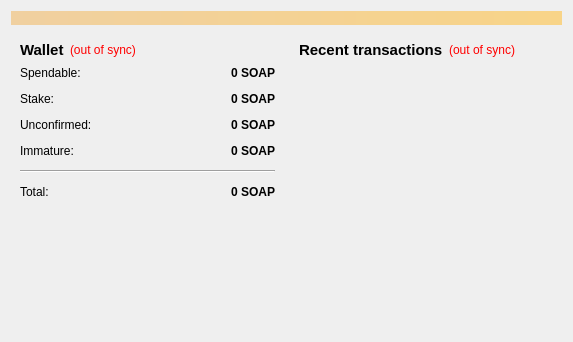
<?xml version="1.0" encoding="UTF-8"?>
<ui version="4.0">
 <class>OverviewPage</class>
 <widget class="QWidget" name="OverviewPage">
  <property name="geometry">
   <rect>
    <x>0</x>
    <y>0</y>
    <width>573</width>
    <height>342</height>
   </rect>
  </property>
  <property name="windowTitle">
   <string>Form</string>
  </property>
  <layout class="QVBoxLayout" name="topLayout">
   <item>
    <widget class="QLabel" name="labelAlerts">
     <property name="visible">
      <bool>false</bool>
     </property>
     <property name="styleSheet">
      <string notr="true">background-color: qlineargradient(x1: 0, y1: 0, x2: 1, y2: 0, stop:0 #F0D0A0, stop:1 #F8D488);  color:#000000
</string>
     </property>
     <property name="wordWrap">
      <bool>true</bool>
     </property>
     <property name="margin">
      <number>3</number>
     </property>
    </widget>
   </item>
   <item>
    <layout class="QHBoxLayout" name="horizontalLayout" stretch="1,1">
     <item>
      <layout class="QVBoxLayout" name="verticalLayout_2">
       <item>
        <widget class="QWidget" name="widget" native="true">
         <layout class="QVBoxLayout" name="verticalLayout_4">
          <item>
           <layout class="QHBoxLayout" name="horizontalLayout_4">
            <item>
             <widget class="QLabel" name="label_5">
              <property name="font">
               <font>
                <pointsize>11</pointsize>
                <weight>75</weight>
                <bold>true</bold>
               </font>
              </property>
              <property name="text">
               <string>Wallet</string>
              </property>
             </widget>
            </item>
            <item>
             <widget class="QLabel" name="labelWalletStatus">
              <property name="toolTip">
               <string>The displayed information may be out of date. Your wallet automatically synchronizes with the Soap network after a connection is established, but this process has not completed yet.</string>
              </property>
              <property name="styleSheet">
               <string notr="true">QLabel { color: red; }</string>
              </property>
              <property name="text">
               <string notr="true">(out of sync)</string>
              </property>
              <property name="alignment">
               <set>Qt::AlignLeading|Qt::AlignLeft|Qt::AlignVCenter</set>
              </property>
             </widget>
            </item>
            <item>
             <spacer name="horizontalSpacer_2">
              <property name="orientation">
               <enum>Qt::Horizontal</enum>
              </property>
              <property name="sizeHint" stdset="0">
               <size>
                <width>40</width>
                <height>20</height>
               </size>
              </property>
             </spacer>
            </item>
           </layout>
          </item>
          <item>
           <layout class="QFormLayout" name="formLayout_2">
            <property name="fieldGrowthPolicy">
             <enum>QFormLayout::AllNonFixedFieldsGrow</enum>
            </property>
            <property name="horizontalSpacing">
             <number>12</number>
            </property>
            <property name="verticalSpacing">
             <number>12</number>
            </property>
            <item row="0" column="0">
             <widget class="QLabel" name="label">
              <property name="text">
               <string>Spendable:</string>
              </property>
             </widget>
            </item>
            <item row="0" column="1">
             <widget class="QLabel" name="labelBalance">
              <property name="font">
               <font>
                <weight>75</weight>
                <bold>true</bold>
               </font>
              </property>
              <property name="cursor">
               <cursorShape>IBeamCursor</cursorShape>
              </property>
              <property name="toolTip">
               <string>Your current spendable balance</string>
              </property>
              <property name="text">
               <string notr="true">0 SOAP</string>
              </property>
              <property name="alignment">
               <set>Qt::AlignRight|Qt::AlignTrailing|Qt::AlignVCenter</set>
              </property>
              <property name="textInteractionFlags">
               <set>Qt::LinksAccessibleByMouse|Qt::TextSelectableByKeyboard|Qt::TextSelectableByMouse</set>
              </property>
             </widget>
            </item>
            <item row="1" column="0">
             <widget class="QLabel" name="label_6">
              <property name="text">
               <string>Stake:</string>
              </property>
             </widget>
            </item>
            <item row="1" column="1">
             <widget class="QLabel" name="labelStake">
              <property name="font">
               <font>
                <weight>75</weight>
                <bold>true</bold>
               </font>
              </property>
              <property name="cursor">
               <cursorShape>IBeamCursor</cursorShape>
              </property>
              <property name="toolTip">
               <string>Total of coins that was staked, and do not yet count toward the current balance</string>
              </property>
              <property name="text">
               <string notr="true">0 SOAP</string>
              </property>
              <property name="alignment">
               <set>Qt::AlignRight|Qt::AlignTrailing|Qt::AlignVCenter</set>
              </property>
              <property name="textInteractionFlags">
               <set>Qt::LinksAccessibleByMouse|Qt::TextSelectableByKeyboard|Qt::TextSelectableByMouse</set>
              </property>
             </widget>
            </item>
            <item row="2" column="0">
             <widget class="QLabel" name="label_3">
              <property name="text">
               <string>Unconfirmed:</string>
              </property>
             </widget>
            </item>
            <item row="2" column="1">
             <widget class="QLabel" name="labelUnconfirmed">
              <property name="font">
               <font>
                <weight>75</weight>
                <bold>true</bold>
               </font>
              </property>
              <property name="cursor">
               <cursorShape>IBeamCursor</cursorShape>
              </property>
              <property name="toolTip">
               <string>Total of transactions that have yet to be confirmed, and do not yet count toward the current balance</string>
              </property>
              <property name="text">
               <string notr="true">0 SOAP</string>
              </property>
              <property name="alignment">
               <set>Qt::AlignRight|Qt::AlignTrailing|Qt::AlignVCenter</set>
              </property>
              <property name="textInteractionFlags">
               <set>Qt::LinksAccessibleByMouse|Qt::TextSelectableByKeyboard|Qt::TextSelectableByMouse</set>
              </property>
             </widget>
            </item>
            <item row="3" column="0">
             <widget class="QLabel" name="labelImmatureText">
              <property name="text">
               <string>Immature:</string>
              </property>
             </widget>
            </item>
            <item row="3" column="1">
             <widget class="QLabel" name="labelImmature">
              <property name="font">
               <font>
                <weight>75</weight>
                <bold>true</bold>
               </font>
              </property>
              <property name="toolTip">
               <string>Mined balance that has not yet matured</string>
              </property>
              <property name="text">
               <string notr="true">0 SOAP</string>
              </property>
              <property name="alignment">
               <set>Qt::AlignRight|Qt::AlignTrailing|Qt::AlignVCenter</set>
              </property>
              <property name="textInteractionFlags">
               <set>Qt::LinksAccessibleByMouse|Qt::TextSelectableByKeyboard|Qt::TextSelectableByMouse</set>
              </property>
             </widget>
            </item>
            <item row="4" column="0" colspan="2">
             <widget class="Line" name="line">
              <property name="orientation">
               <enum>Qt::Horizontal</enum>
              </property>
             </widget>
            </item>
            <item row="5" column="0">
             <widget class="QLabel" name="labelTotalText">
              <property name="text">
               <string>Total:</string>
              </property>
             </widget>
            </item>
            <item row="5" column="1">
             <widget class="QLabel" name="labelTotal">
              <property name="font">
               <font>
                <weight>75</weight>
                <bold>true</bold>
               </font>
              </property>
              <property name="cursor">
               <cursorShape>IBeamCursor</cursorShape>
              </property>
              <property name="toolTip">
               <string>Your current total balance</string>
              </property>
              <property name="text">
               <string notr="true">0 SOAP</string>
              </property>
              <property name="alignment">
               <set>Qt::AlignRight|Qt::AlignTrailing|Qt::AlignVCenter</set>
              </property>
              <property name="textInteractionFlags">
               <set>Qt::LinksAccessibleByMouse|Qt::TextSelectableByKeyboard|Qt::TextSelectableByMouse</set>
              </property>
             </widget>
            </item>
           </layout>
          </item>
         </layout>
        </widget>
       </item>
       <item>
        <spacer name="verticalSpacer">
         <property name="orientation">
          <enum>Qt::Vertical</enum>
         </property>
         <property name="sizeHint" stdset="0">
          <size>
           <width>20</width>
           <height>40</height>
          </size>
         </property>
        </spacer>
       </item>
      </layout>
     </item>
     <item>
      <layout class="QVBoxLayout" name="verticalLayout_3">
       <item>
        <widget class="QWidget" name="widget_2" native="true">
         <layout class="QVBoxLayout" name="verticalLayout">
          <item>
           <layout class="QHBoxLayout" name="horizontalLayout_2">
            <item>
             <widget class="QLabel" name="label_4">
              <property name="font">
               <font>
                <pointsize>11</pointsize>
                <weight>75</weight>
                <bold>true</bold>
               </font>
              </property>
              <property name="text">
               <string>&lt;b&gt;Recent transactions&lt;/b&gt;</string>
              </property>
             </widget>
            </item>
            <item>
             <widget class="QLabel" name="labelTransactionsStatus">
              <property name="toolTip">
               <string>The displayed information may be out of date. Your wallet automatically synchronizes with the Soap network after a connection is established, but this process has not completed yet.</string>
              </property>
              <property name="styleSheet">
               <string notr="true">QLabel { color: red; }</string>
              </property>
              <property name="text">
               <string notr="true">(out of sync)</string>
              </property>
              <property name="alignment">
               <set>Qt::AlignRight|Qt::AlignTrailing|Qt::AlignVCenter</set>
              </property>
             </widget>
            </item>
            <item>
             <spacer name="horizontalSpacer">
              <property name="orientation">
               <enum>Qt::Horizontal</enum>
              </property>
              <property name="sizeHint" stdset="0">
               <size>
                <width>40</width>
                <height>20</height>
               </size>
              </property>
             </spacer>
            </item>
           </layout>
          </item>
          <item>
           <widget class="QListView" name="listTransactions">
            <property name="styleSheet">
             <string notr="true">QListView { background: transparent; }</string>
            </property>
            <property name="frameShape">
             <enum>QFrame::NoFrame</enum>
            </property>
            <property name="verticalScrollBarPolicy">
             <enum>Qt::ScrollBarAlwaysOff</enum>
            </property>
            <property name="horizontalScrollBarPolicy">
             <enum>Qt::ScrollBarAlwaysOff</enum>
            </property>
            <property name="selectionMode">
             <enum>QAbstractItemView::NoSelection</enum>
            </property>
           </widget>
          </item>
         </layout>
        </widget>
       </item>
      </layout>
     </item>
    </layout>
   </item>
  </layout>
 </widget>
 <resources/>
 <connections/>
</ui>
